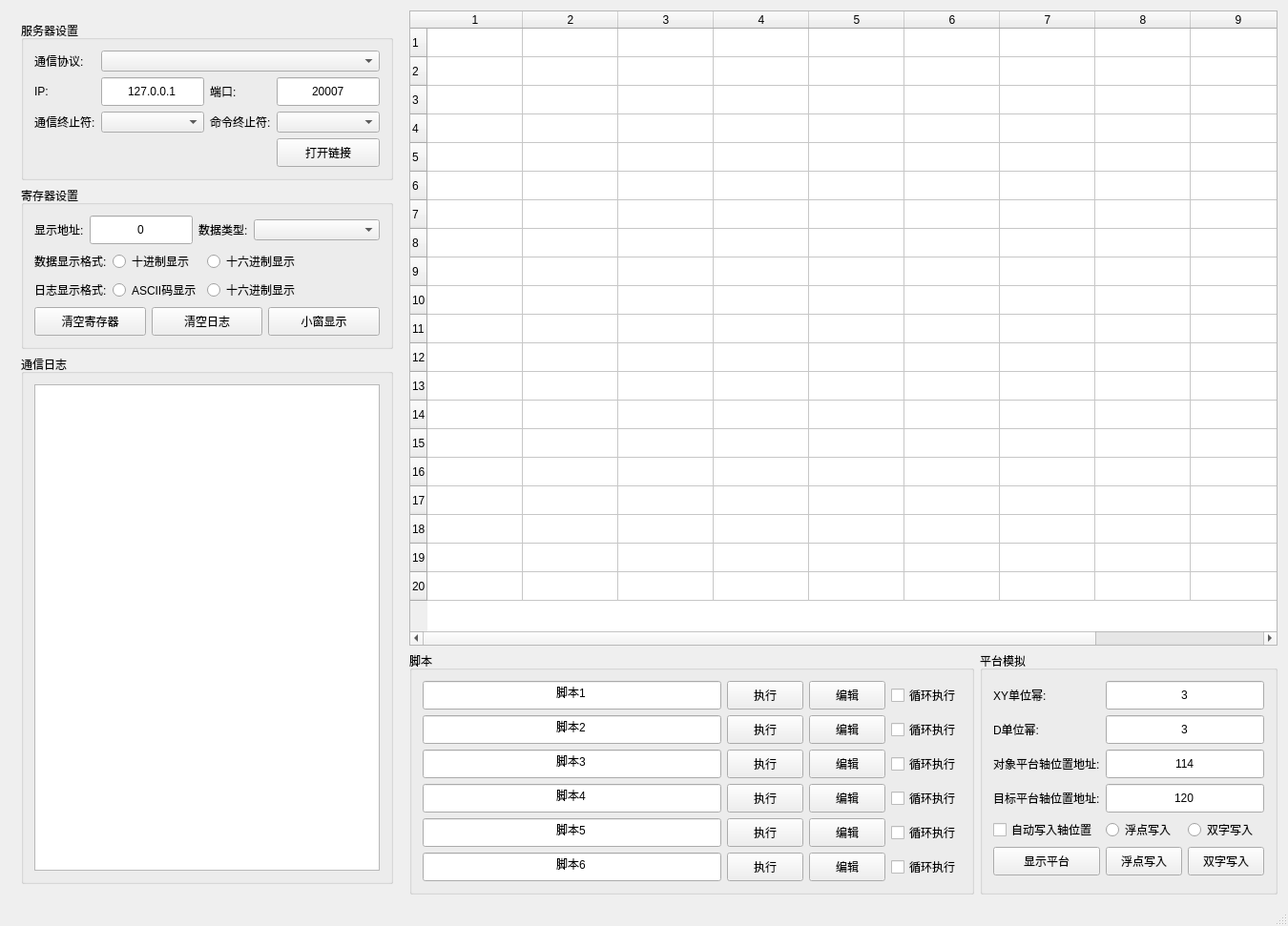
<?xml version="1.0" encoding="UTF-8"?>
<ui version="4.0">
 <class>CommTest_QtClass</class>
 <widget class="QMainWindow" name="CommTest_QtClass">
  <property name="geometry">
   <rect>
    <x>0</x>
    <y>0</y>
    <width>1350</width>
    <height>971</height>
   </rect>
  </property>
  <property name="windowTitle">
   <string>CommTest_Qt</string>
  </property>
  <widget class="QWidget" name="centralWidget">
   <layout class="QHBoxLayout" name="horizontalLayout_2">
    <item>
     <widget class="QWidget" name="grpbox_Comm">
      <property name="sizePolicy">
       <sizepolicy hsizetype="Fixed" vsizetype="Preferred">
        <horstretch>0</horstretch>
        <verstretch>0</verstretch>
       </sizepolicy>
      </property>
      <layout class="QVBoxLayout" name="gridLayout_3">
       <item>
        <widget class="CollapsibleGroupBox" name="grpbox_Server">
         <property name="sizePolicy">
          <sizepolicy hsizetype="Preferred" vsizetype="Fixed">
           <horstretch>0</horstretch>
           <verstretch>0</verstretch>
          </sizepolicy>
         </property>
         <property name="title">
          <string>服务器设置</string>
         </property>
         <layout class="QGridLayout" name="gridLayout">
          <item row="1" column="3">
           <widget class="QLineEdit" name="edit_Port">
            <property name="sizePolicy">
             <sizepolicy hsizetype="Fixed" vsizetype="Fixed">
              <horstretch>0</horstretch>
              <verstretch>0</verstretch>
             </sizepolicy>
            </property>
            <property name="minimumSize">
             <size>
              <width>0</width>
              <height>30</height>
             </size>
            </property>
            <property name="text">
             <string>20007</string>
            </property>
            <property name="alignment">
             <set>Qt::AlignmentFlag::AlignCenter</set>
            </property>
           </widget>
          </item>
          <item row="1" column="2">
           <widget class="QLabel" name="label_3">
            <property name="sizePolicy">
             <sizepolicy hsizetype="Fixed" vsizetype="Fixed">
              <horstretch>0</horstretch>
              <verstretch>0</verstretch>
             </sizepolicy>
            </property>
            <property name="text">
             <string>端口:</string>
            </property>
           </widget>
          </item>
          <item row="0" column="0">
           <widget class="QLabel" name="label">
            <property name="sizePolicy">
             <sizepolicy hsizetype="Fixed" vsizetype="Fixed">
              <horstretch>0</horstretch>
              <verstretch>0</verstretch>
             </sizepolicy>
            </property>
            <property name="text">
             <string>通信协议:</string>
            </property>
           </widget>
          </item>
          <item row="0" column="1" colspan="3">
           <widget class="QComboBox" name="cmbBox_ProtocolType"/>
          </item>
          <item row="3" column="2">
           <widget class="QLabel" name="label_5">
            <property name="sizePolicy">
             <sizepolicy hsizetype="Fixed" vsizetype="Fixed">
              <horstretch>0</horstretch>
              <verstretch>0</verstretch>
             </sizepolicy>
            </property>
            <property name="text">
             <string>命令终止符:</string>
            </property>
           </widget>
          </item>
          <item row="3" column="1">
           <widget class="QComboBox" name="cmbBox_ComStop"/>
          </item>
          <item row="3" column="0">
           <widget class="QLabel" name="label_4">
            <property name="sizePolicy">
             <sizepolicy hsizetype="Fixed" vsizetype="Fixed">
              <horstretch>0</horstretch>
              <verstretch>0</verstretch>
             </sizepolicy>
            </property>
            <property name="text">
             <string>通信终止符:</string>
            </property>
           </widget>
          </item>
          <item row="1" column="0">
           <widget class="QLabel" name="label_2">
            <property name="sizePolicy">
             <sizepolicy hsizetype="Fixed" vsizetype="Fixed">
              <horstretch>0</horstretch>
              <verstretch>0</verstretch>
             </sizepolicy>
            </property>
            <property name="text">
             <string>IP:</string>
            </property>
           </widget>
          </item>
          <item row="3" column="3">
           <widget class="QComboBox" name="cmbBox_CmdStop"/>
          </item>
          <item row="1" column="1">
           <widget class="QLineEdit" name="edit_IP">
            <property name="minimumSize">
             <size>
              <width>0</width>
              <height>30</height>
             </size>
            </property>
            <property name="text">
             <string>127.0.0.1</string>
            </property>
            <property name="alignment">
             <set>Qt::AlignmentFlag::AlignCenter</set>
            </property>
           </widget>
          </item>
          <item row="5" column="3">
           <widget class="QPushButton" name="Btn_Create">
            <property name="sizePolicy">
             <sizepolicy hsizetype="Preferred" vsizetype="Fixed">
              <horstretch>0</horstretch>
              <verstretch>0</verstretch>
             </sizepolicy>
            </property>
            <property name="minimumSize">
             <size>
              <width>0</width>
              <height>30</height>
             </size>
            </property>
            <property name="text">
             <string>打开链接</string>
            </property>
           </widget>
          </item>
         </layout>
        </widget>
       </item>
       <item>
        <widget class="CollapsibleGroupBox" name="grpbox_RegisterSetting">
         <property name="enabled">
          <bool>true</bool>
         </property>
         <property name="sizePolicy">
          <sizepolicy hsizetype="Preferred" vsizetype="Fixed">
           <horstretch>0</horstretch>
           <verstretch>0</verstretch>
          </sizepolicy>
         </property>
         <property name="title">
          <string>寄存器设置</string>
         </property>
         <layout class="QGridLayout" name="gridLayout_2">
          <item row="1" column="0" colspan="4">
           <layout class="QHBoxLayout" name="addrRowLayout">
            <item>
             <widget class="QLabel" name="label_6">
              <property name="sizePolicy">
               <sizepolicy hsizetype="Fixed" vsizetype="Fixed">
                <horstretch>0</horstretch>
                <verstretch>0</verstretch>
               </sizepolicy>
              </property>
              <property name="text">
               <string>显示地址:</string>
              </property>
             </widget>
            </item>
            <item>
             <widget class="QLineEdit" name="edit_RegisterAddr">
              <property name="sizePolicy">
               <sizepolicy hsizetype="Fixed" vsizetype="Fixed">
                <horstretch>0</horstretch>
                <verstretch>0</verstretch>
               </sizepolicy>
              </property>
              <property name="minimumSize">
               <size>
                <width>0</width>
                <height>30</height>
               </size>
              </property>
              <property name="text">
               <string>0</string>
              </property>
              <property name="alignment">
               <set>Qt::AlignmentFlag::AlignCenter</set>
              </property>
             </widget>
            </item>
            <item>
             <widget class="QLabel" name="label_7">
              <property name="sizePolicy">
               <sizepolicy hsizetype="Fixed" vsizetype="Fixed">
                <horstretch>0</horstretch>
                <verstretch>0</verstretch>
               </sizepolicy>
              </property>
              <property name="text">
               <string>数据类型:</string>
              </property>
             </widget>
            </item>
            <item>
             <widget class="QComboBox" name="cmbBox_DataType"/>
            </item>
           </layout>
          </item>
          <item row="3" column="0">
           <widget class="QLabel" name="label_11">
            <property name="sizePolicy">
             <sizepolicy hsizetype="Fixed" vsizetype="Fixed">
              <horstretch>0</horstretch>
              <verstretch>0</verstretch>
             </sizepolicy>
            </property>
            <property name="text">
             <string>数据显示格式:</string>
            </property>
           </widget>
          </item>
          <item row="3" column="1">
           <widget class="QRadioButton" name="Radio_Data_DEC">
            <property name="text">
             <string>十进制显示</string>
            </property>
           </widget>
          </item>
          <item row="3" column="2">
           <widget class="QRadioButton" name="Radio_Data_HEX">
            <property name="text">
             <string>十六进制显示</string>
            </property>
           </widget>
          </item>
          <item row="4" column="0">
           <widget class="QLabel" name="label_12">
            <property name="sizePolicy">
             <sizepolicy hsizetype="Fixed" vsizetype="Fixed">
              <horstretch>0</horstretch>
              <verstretch>0</verstretch>
             </sizepolicy>
            </property>
            <property name="text">
             <string>日志显示格式:</string>
            </property>
           </widget>
          </item>
          <item row="4" column="1">
           <widget class="QRadioButton" name="Radio_Log_Ascii">
            <property name="text">
             <string>ASCII码显示</string>
            </property>
           </widget>
          </item>
          <item row="4" column="2">
           <widget class="QRadioButton" name="Radio_Log_HEX">
            <property name="text">
             <string>十六进制显示</string>
            </property>
           </widget>
          </item>
          <item row="5" column="0" colspan="4">
           <layout class="QHBoxLayout" name="regBtnRowLayout">
            <item>
             <widget class="QPushButton" name="Btn_ClearRegister">
              <property name="minimumSize">
               <size>
                <width>0</width>
                <height>30</height>
               </size>
              </property>
              <property name="text">
               <string>清空寄存器</string>
              </property>
             </widget>
            </item>
            <item>
             <widget class="QPushButton" name="Btn_ClearCommLog">
              <property name="minimumSize">
               <size>
                <width>0</width>
                <height>30</height>
               </size>
              </property>
              <property name="text">
               <string>清空日志</string>
              </property>
             </widget>
            </item>
            <item>
             <widget class="QPushButton" name="Btn_HideMainWindow">
              <property name="minimumSize">
               <size>
                <width>0</width>
                <height>30</height>
               </size>
              </property>
              <property name="text">
               <string>小窗显示</string>
              </property>
             </widget>
            </item>
           </layout>
          </item>
         </layout>
        </widget>
       </item>
       <item>
        <widget class="CollapsibleGroupBox" name="grpbox_CommLog">
         <property name="sizePolicy">
          <sizepolicy hsizetype="Preferred" vsizetype="Expanding">
           <horstretch>0</horstretch>
           <verstretch>1</verstretch>
          </sizepolicy>
         </property>
         <property name="title">
          <string>通信日志</string>
         </property>
         <layout class="QVBoxLayout" name="commLogLayout">
          <item>
           <widget class="QTextEdit" name="text_CommLog"/>
          </item>
         </layout>
        </widget>
       </item>
       <item>
        <spacer name="leftColumnSpacer">
         <property name="orientation">
          <enum>Qt::Orientation::Vertical</enum>
         </property>
         <property name="sizeType">
          <enum>QSizePolicy::Policy::Expanding</enum>
         </property>
         <property name="sizeHint" stdset="0">
          <size>
           <width>20</width>
           <height>0</height>
          </size>
         </property>
        </spacer>
       </item>
      </layout>
     </widget>
    </item>
    <item>
     <layout class="QVBoxLayout" name="OperationLayout">
      <item>
       <widget class="QTableWidget" name="table_RegisterData">
        <property name="sizePolicy">
         <sizepolicy hsizetype="Expanding" vsizetype="Expanding">
          <horstretch>0</horstretch>
          <verstretch>1</verstretch>
         </sizepolicy>
        </property>
        <property name="rowCount">
         <number>20</number>
        </property>
        <property name="columnCount">
         <number>10</number>
        </property>
        <attribute name="verticalHeaderVisible">
         <bool>true</bool>
        </attribute>
        <attribute name="verticalHeaderHighlightSections">
         <bool>true</bool>
        </attribute>
        <row/>
        <row/>
        <row/>
        <row/>
        <row/>
        <row/>
        <row/>
        <row/>
        <row/>
        <row/>
        <row/>
        <row/>
        <row/>
        <row/>
        <row/>
        <row/>
        <row/>
        <row/>
        <row/>
        <row/>
        <column/>
        <column/>
        <column/>
        <column/>
        <column/>
        <column/>
        <column/>
        <column/>
        <column/>
        <column/>
       </widget>
      </item>
      <item>
       <layout class="QHBoxLayout" name="operationRowLayout">
        <item>
         <widget class="CollapsibleGroupBox" name="grpbox_LuaScript">
           <property name="minimumSize">
            <size>
             <width>370</width>
             <height>0</height>
            </size>
           </property>
           <property name="title">
            <string>脚本</string>
           </property>
           <layout class="QGridLayout" name="gridLayout_4">
            <item row="5" column="3">
             <widget class="QCheckBox" name="ChkBox_LoopEnable_6">
              <property name="text">
               <string>循环执行</string>
              </property>
             </widget>
            </item>
            <item row="0" column="2">
             <widget class="QPushButton" name="Btn_Edit_1">
              <property name="minimumSize">
               <size>
                <width>0</width>
                <height>30</height>
               </size>
              </property>
              <property name="text">
               <string>编辑</string>
              </property>
             </widget>
            </item>
            <item row="4" column="1">
             <widget class="QPushButton" name="Btn_Execute_5">
              <property name="minimumSize">
               <size>
                <width>0</width>
                <height>30</height>
               </size>
              </property>
              <property name="text">
               <string>执行</string>
              </property>
             </widget>
            </item>
            <item row="0" column="1">
             <widget class="QPushButton" name="Btn_Execute_1">
              <property name="minimumSize">
               <size>
                <width>0</width>
                <height>30</height>
               </size>
              </property>
              <property name="text">
               <string>执行</string>
              </property>
             </widget>
            </item>
            <item row="3" column="1">
             <widget class="QPushButton" name="Btn_Execute_4">
              <property name="minimumSize">
               <size>
                <width>0</width>
                <height>30</height>
               </size>
              </property>
              <property name="text">
               <string>执行</string>
              </property>
             </widget>
            </item>
            <item row="0" column="3">
             <widget class="QCheckBox" name="ChkBox_LoopEnable_1">
              <property name="text">
               <string>循环执行</string>
              </property>
             </widget>
            </item>
            <item row="2" column="1">
             <widget class="QPushButton" name="Btn_Execute_3">
              <property name="minimumSize">
               <size>
                <width>0</width>
                <height>30</height>
               </size>
              </property>
              <property name="text">
               <string>执行</string>
              </property>
             </widget>
            </item>
            <item row="5" column="1">
             <widget class="QPushButton" name="Btn_Execute_6">
              <property name="minimumSize">
               <size>
                <width>0</width>
                <height>30</height>
               </size>
              </property>
              <property name="text">
               <string>执行</string>
              </property>
             </widget>
            </item>
            <item row="1" column="0">
             <widget class="QLineEdit" name="edit_ScriptName_2">
              <property name="minimumSize">
               <size>
                <width>0</width>
                <height>30</height>
               </size>
              </property>
              <property name="text">
               <string>脚本2</string>
              </property>
              <property name="alignment">
               <set>Qt::AlignmentFlag::AlignCenter</set>
              </property>
             </widget>
            </item>
            <item row="3" column="0">
             <widget class="QLineEdit" name="edit_ScriptName_4">
              <property name="minimumSize">
               <size>
                <width>0</width>
                <height>30</height>
               </size>
              </property>
              <property name="text">
               <string>脚本4</string>
              </property>
              <property name="alignment">
               <set>Qt::AlignmentFlag::AlignCenter</set>
              </property>
             </widget>
            </item>
            <item row="1" column="2">
             <widget class="QPushButton" name="Btn_Edit_2">
              <property name="minimumSize">
               <size>
                <width>0</width>
                <height>30</height>
               </size>
              </property>
              <property name="text">
               <string>编辑</string>
              </property>
             </widget>
            </item>
            <item row="4" column="0">
             <widget class="QLineEdit" name="edit_ScriptName_5">
              <property name="minimumSize">
               <size>
                <width>0</width>
                <height>30</height>
               </size>
              </property>
              <property name="text">
               <string>脚本5</string>
              </property>
              <property name="alignment">
               <set>Qt::AlignmentFlag::AlignCenter</set>
              </property>
             </widget>
            </item>
            <item row="5" column="0">
             <widget class="QLineEdit" name="edit_ScriptName_6">
              <property name="minimumSize">
               <size>
                <width>0</width>
                <height>30</height>
               </size>
              </property>
              <property name="text">
               <string>脚本6</string>
              </property>
              <property name="alignment">
               <set>Qt::AlignmentFlag::AlignCenter</set>
              </property>
             </widget>
            </item>
            <item row="2" column="2">
             <widget class="QPushButton" name="Btn_Edit_3">
              <property name="minimumSize">
               <size>
                <width>0</width>
                <height>30</height>
               </size>
              </property>
              <property name="text">
               <string>编辑</string>
              </property>
             </widget>
            </item>
            <item row="2" column="0">
             <widget class="QLineEdit" name="edit_ScriptName_3">
              <property name="minimumSize">
               <size>
                <width>0</width>
                <height>30</height>
               </size>
              </property>
              <property name="text">
               <string>脚本3</string>
              </property>
              <property name="alignment">
               <set>Qt::AlignmentFlag::AlignCenter</set>
              </property>
             </widget>
            </item>
            <item row="0" column="0">
             <widget class="QLineEdit" name="edit_ScriptName_1">
              <property name="minimumSize">
               <size>
                <width>0</width>
                <height>30</height>
               </size>
              </property>
              <property name="text">
               <string>脚本1</string>
              </property>
              <property name="alignment">
               <set>Qt::AlignmentFlag::AlignCenter</set>
              </property>
             </widget>
            </item>
            <item row="3" column="3">
             <widget class="QCheckBox" name="ChkBox_LoopEnable_4">
              <property name="text">
               <string>循环执行</string>
              </property>
             </widget>
            </item>
            <item row="2" column="3">
             <widget class="QCheckBox" name="ChkBox_LoopEnable_3">
              <property name="text">
               <string>循环执行</string>
              </property>
             </widget>
            </item>
            <item row="4" column="3">
             <widget class="QCheckBox" name="ChkBox_LoopEnable_5">
              <property name="text">
               <string>循环执行</string>
              </property>
             </widget>
            </item>
            <item row="4" column="2">
             <widget class="QPushButton" name="Btn_Edit_5">
              <property name="minimumSize">
               <size>
                <width>0</width>
                <height>30</height>
               </size>
              </property>
              <property name="text">
               <string>编辑</string>
              </property>
             </widget>
            </item>
            <item row="5" column="2">
             <widget class="QPushButton" name="Btn_Edit_6">
              <property name="minimumSize">
               <size>
                <width>0</width>
                <height>30</height>
               </size>
              </property>
              <property name="text">
               <string>编辑</string>
              </property>
             </widget>
            </item>
            <item row="3" column="2">
             <widget class="QPushButton" name="Btn_Edit_4">
              <property name="minimumSize">
               <size>
                <width>0</width>
                <height>30</height>
               </size>
              </property>
              <property name="text">
               <string>编辑</string>
              </property>
             </widget>
            </item>
            <item row="1" column="3">
             <widget class="QCheckBox" name="ChkBox_LoopEnable_2">
              <property name="text">
               <string>循环执行</string>
              </property>
             </widget>
            </item>
            <item row="1" column="1">
             <widget class="QPushButton" name="Btn_Execute_2">
              <property name="minimumSize">
               <size>
                <width>0</width>
                <height>30</height>
               </size>
              </property>
              <property name="text">
               <string>执行</string>
              </property>
             </widget>
            </item>
           </layout>
          </widget>
         </item>
         <item>
          <widget class="CollapsibleGroupBox" name="grpbox_PlatformSimulation">
           <property name="minimumSize">
            <size>
             <width>210</width>
             <height>0</height>
            </size>
           </property>
           <property name="title">
            <string>平台模拟</string>
           </property>
           <layout class="QGridLayout" name="gridLayout_5">
            <item row="6" column="1">
             <widget class="QRadioButton" name="Radio_AxisPos_Float">
              <property name="text">
               <string>浮点写入</string>
              </property>
             </widget>
            </item>
            <item row="4" column="1" colspan="2">
             <widget class="QLineEdit" name="edit_AxisPosRegisterAddr_2">
              <property name="minimumSize">
               <size>
                <width>0</width>
                <height>30</height>
               </size>
              </property>
              <property name="text">
               <string>120</string>
              </property>
              <property name="alignment">
               <set>Qt::AlignmentFlag::AlignCenter</set>
              </property>
             </widget>
            </item>
            <item row="3" column="0">
             <widget class="QLabel" name="label_10">
              <property name="sizePolicy">
               <sizepolicy hsizetype="Fixed" vsizetype="Fixed">
                <horstretch>0</horstretch>
                <verstretch>0</verstretch>
               </sizepolicy>
              </property>
              <property name="text">
               <string>对象平台轴位置地址:</string>
              </property>
             </widget>
            </item>
            <item row="2" column="0">
             <widget class="QLabel" name="label_9">
              <property name="sizePolicy">
               <sizepolicy hsizetype="Fixed" vsizetype="Fixed">
                <horstretch>0</horstretch>
                <verstretch>0</verstretch>
               </sizepolicy>
              </property>
              <property name="text">
               <string>D单位幂:</string>
              </property>
             </widget>
            </item>
            <item row="2" column="1" colspan="2">
             <widget class="QLineEdit" name="edit_Unit_D">
              <property name="minimumSize">
               <size>
                <width>0</width>
                <height>30</height>
               </size>
              </property>
              <property name="text">
               <string>3</string>
              </property>
              <property name="alignment">
               <set>Qt::AlignmentFlag::AlignCenter</set>
              </property>
             </widget>
            </item>
            <item row="1" column="0">
             <widget class="QLabel" name="label_8">
              <property name="sizePolicy">
               <sizepolicy hsizetype="Fixed" vsizetype="Fixed">
                <horstretch>0</horstretch>
                <verstretch>0</verstretch>
               </sizepolicy>
              </property>
              <property name="text">
               <string>XY单位幂:</string>
              </property>
             </widget>
            </item>
            <item row="8" column="0">
             <widget class="QPushButton" name="Btn_ShowPlatform">
              <property name="minimumSize">
               <size>
                <width>0</width>
                <height>30</height>
               </size>
              </property>
              <property name="text">
               <string>显示平台</string>
              </property>
             </widget>
            </item>
            <item row="4" column="0">
             <widget class="QLabel" name="label_13">
              <property name="sizePolicy">
               <sizepolicy hsizetype="Fixed" vsizetype="Fixed">
                <horstretch>0</horstretch>
                <verstretch>0</verstretch>
               </sizepolicy>
              </property>
              <property name="text">
               <string>目标平台轴位置地址:</string>
              </property>
             </widget>
            </item>
            <item row="1" column="1" colspan="2">
             <widget class="QLineEdit" name="edit_Unit_XY">
              <property name="minimumSize">
               <size>
                <width>0</width>
                <height>30</height>
               </size>
              </property>
              <property name="text">
               <string>3</string>
              </property>
              <property name="alignment">
               <set>Qt::AlignmentFlag::AlignCenter</set>
              </property>
             </widget>
            </item>
            <item row="6" column="0">
             <widget class="QCheckBox" name="ChkBox_WritePosAutoEnable">
              <property name="text">
               <string>自动写入轴位置</string>
              </property>
             </widget>
            </item>
            <item row="3" column="1" colspan="2">
             <widget class="QLineEdit" name="edit_AxisPosRegisterAddr">
              <property name="minimumSize">
               <size>
                <width>0</width>
                <height>30</height>
               </size>
              </property>
              <property name="text">
               <string>114</string>
              </property>
              <property name="alignment">
               <set>Qt::AlignmentFlag::AlignCenter</set>
              </property>
             </widget>
            </item>
            <item row="6" column="2">
             <widget class="QRadioButton" name="Radio_AxisPos_Int32">
              <property name="text">
               <string>双字写入</string>
              </property>
             </widget>
            </item>
            <item row="8" column="2">
             <widget class="QPushButton" name="Btn_WriteAxisDoubleWord">
              <property name="minimumSize">
               <size>
                <width>0</width>
                <height>30</height>
               </size>
              </property>
              <property name="text">
               <string>双字写入</string>
              </property>
             </widget>
            </item>
            <item row="8" column="1">
             <widget class="QPushButton" name="Btn_WriteAxisFloat">
              <property name="minimumSize">
               <size>
                <width>0</width>
                <height>30</height>
               </size>
              </property>
              <property name="text">
               <string>浮点写入</string>
              </property>
             </widget>
            </item>
           </layout>
          </widget>
         </item>
        </layout>
      </item>
     </layout>
    </item>
   </layout>
  </widget>
  <widget class="QMenuBar" name="menuBar">
   <property name="geometry">
    <rect>
     <x>0</x>
     <y>0</y>
     <width>1350</width>
     <height>33</height>
    </rect>
   </property>
  </widget>
  <widget class="QStatusBar" name="statusBar"/>
 </widget>
 <layoutdefault spacing="6" margin="11"/>
 <customwidgets>
  <customwidget>
   <class>CollapsibleGroupBox</class>
   <extends>QGroupBox</extends>
   <header>CollapsibleGroupBox.h</header>
   <container>1</container>
  </customwidget>
 </customwidgets>
 <resources>
  <include location="../Resource_Files/CommTest_Qt.qrc"/>
 </resources>
 <connections/>
</ui>
